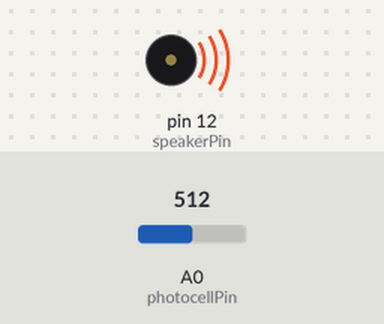
A sketch run on a simulated Arduino Uno, built with avr-gcc and run on an emulated ATmega328P. Parts: buzzer (waves = sounding). The inputs (shaded band) are chosen by the test bench; at power-on: A0 (photocellPin) = 512.

Above: at 0.1 s.
Timing chart, 0 to 1.6 s (numbered marks = the images above):
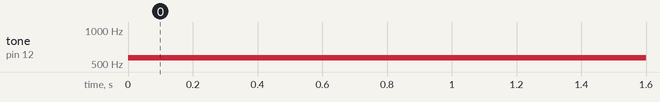

Measured:
- by itself, tone on pin 12 (speakerPin): silent → 568 Hz at 0.00 s

The sketch:

sketch_theremin.ino
```cpp
int speakerPin = 12;
int photocellPin = 0;

void setup()
{
}

void loop()
{
  int reading = analogRead(photocellPin);
  int pitch = 440 + reading / 4;
  tone(speakerPin, pitch);
}
```
